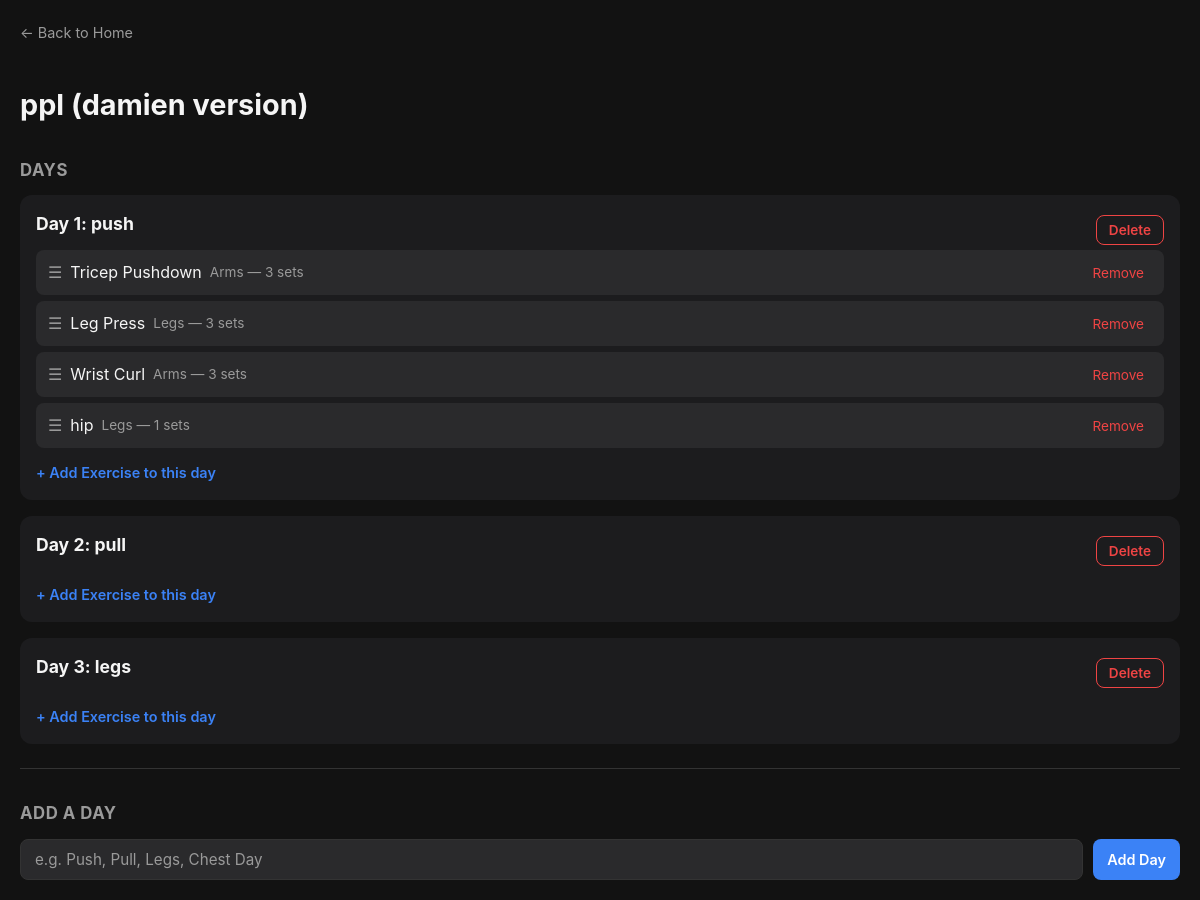
Page /split/1 on the committed database.
### tables this page shows
CREATE TABLE workout_splits (
            id INTEGER PRIMARY KEY AUTOINCREMENT,
            name TEXT NOT NULL
        );

CREATE TABLE split_days (
            id INTEGER PRIMARY KEY AUTOINCREMENT,
            split_id INTEGER NOT NULL,
            day_name TEXT NOT NULL,
            day_order INTEGER NOT NULL,
            FOREIGN KEY (split_id) REFERENCES workout_splits(id)
        );

CREATE TABLE split_exercises (
            id INTEGER PRIMARY KEY AUTOINCREMENT,
            split_day_id INTEGER NOT NULL,
            exercise_id INTEGER NOT NULL,
            sets_count INTEGER NOT NULL DEFAULT 3, exercise_order INTEGER NOT NULL DEFAULT 0,
            FOREIGN KEY (split_day_id) REFERENCES split_days(id),
            FOREIGN KEY (exercise_id) REFERENCES exercises(id)
        );

CREATE TABLE exercises (
            id INTEGER PRIMARY KEY AUTOINCREMENT,
            name TEXT NOT NULL,
            muscle_group TEXT NOT NULL
        );

### app.py (the view)
@app.route("/split/<int:split_id>")
def view_split(split_id):
    conn = get_db()
    cursor = conn.cursor()
    cursor.execute("SELECT * FROM workout_splits WHERE id = ?", (split_id,))
    split = cursor.fetchone()
    cursor.execute(
        "SELECT * FROM split_days WHERE split_id = ? ORDER BY day_order",
        (split_id,)
    )
    days = cursor.fetchall()
    days_with_exercises = []
    for day in days:
        cursor.execute("""
            SELECT exercises.*, split_exercises.sets_count,
                   split_exercises.id as split_exercise_id
            FROM exercises
            JOIN split_exercises ON exercises.id = split_exercises.exercise_id
            WHERE split_exercises.split_day_id = ?
            ORDER BY split_exercises.exercise_order
        """, (day["id"],))
        day_exercises = cursor.fetchall()
        days_with_exercises.append({
            "id": day["id"],
            "day_name": day["day_name"],
            "day_order": day["day_order"],
            "exercises": day_exercises
        })
    conn.close()
    return render_template("view_split.html", split=split, days=days_with_exercises)

### app.py (called while the page is built)
def get_db():
    conn = sqlite3.connect(DB_PATH)
    conn.row_factory = sqlite3.Row
    return conn

### templates/view_split.html (shortened to what this page needs)
<!DOCTYPE html>
<html lang="en">
<head>
    <link rel="stylesheet" href="{{ url_for('static', filename='style.css') }}">
</head>
<body>
    <a class="back-link" href="/">← Back to Home</a>
    <h1>{{ split.name }}</h1>
    <h2>Days</h2>
    {% if days %}
        {% for day in days %}
            <div class="day-card">
                <div style="display:flex; justify-content:space-between; align-items:center;">
                    <h3>Day {{ day.day_order }}: {{ day.day_name }}</h3>
                    <button type="button" class="btn btn-danger btn-sm"
                        onclick="confirmDeleteDay('{{ split.id }}', '{{ day.id }}', '{{ day.day_order }}: {{ day.day_name }}')">
                        Delete
                    </button>
                </div>
                <ul class="exercise-list sortable-list" data-split-id="{{ split.id }}">
                    {% for exercise in day.exercises %}
                        <li class="exercise-item" data-split-exercise-id="{{ exercise.split_exercise_id }}">
                            <div class="exercise-info">
                                <span class="drag-handle">☰</span>
                                <span>{{ exercise.name }}</span>
                                <span class="exercise-meta">{{ exercise.muscle_group }} — {{ exercise.sets_count }} sets</span>
                            </div>
                            <form action="/split/{{ split.id }}/remove-exercise/{{ day.id }}/{{ exercise.split_exercise_id }}" method="POST">
                                <button type="submit" class="btn-remove">Remove</button>
                            </form>
                        </li>
                    {% endfor %}
                </ul>
                <a class="add-exercise-link" href="/split/{{ split.id }}/add-day-exercise/{{ day.id }}">+ Add Exercise to this day</a>
            </div>
        {% endfor %}
    {% else %}
        <p class="empty-state">No days yet. Add your first day below.</p>
    {% endif %}
    <hr>
    <h2>Add a Day</h2>
    <form action="/split/{{ split.id }}/add-day" method="POST" class="form-row">
        <input type="text" name="day_name" class="text-input" placeholder="e.g. Push, Pull, Legs, Chest Day" required>
        <button type="submit" class="btn btn-primary">Add Day</button>
    </form>
</body>
</html>

### static/style.css (style rules this page uses)
:root { --bg-primary: #121212; --bg-secondary: #1c1c1e; --bg-tertiary: #2a2a2c; --text-primary: #f5f5f5; --text-secondary: #9a9a9a; --border-color: #333333; --accent: #3b82f6; --superset-color: #f97316; --danger: #ef4444; --danger-hover: #dc2626; --radius: 12px; }
* { box-sizing: border-box; }
body { background-color: var(--bg-primary); color: var(--text-primary); font-family: -apple-system, BlinkMacSystemFont, "Segoe UI", Roboto, sans-serif; margin: 0; padding: 20px; line-height: 1.5; }
h1 { font-size: 1.8em; font-weight: 700; margin-bottom: 4px; }
h2 { font-size: 1.05em; color: var(--text-secondary); text-transform: uppercase; letter-spacing: 0.5px; margin-top: 32px; margin-bottom: 12px; }
h3 { font-size: 1.1em; margin: 0; }
hr { border: none; border-top: 1px solid var(--border-color); margin: 24px 0; }
a { color: var(--accent); text-decoration: none; }
.btn { display: inline-block; padding: 8px 14px; border-radius: 8px; border: none; font-size: 0.9em; font-weight: 600; cursor: pointer; text-decoration: none; font-family: inherit; }
.btn-primary { background: var(--accent); color: #fff; }
.btn-danger { background: transparent; color: var(--danger); border: 1px solid var(--danger); }
.back-link { display: inline-flex; align-items: center; gap: 6px; color: var(--text-secondary); font-size: 0.9em; margin-bottom: 20px; }
.form-row { display: flex; gap: 10px; margin-top: 12px; flex-wrap: wrap; }
.text-input { background: var(--bg-tertiary); border: 1px solid var(--border-color); color: var(--text-primary); padding: 10px 14px; border-radius: 8px; font-size: 0.95em; font-family: inherit; flex: 1; min-width: 200px; }
.text-input::placeholder { color: var(--text-secondary); }
.day-card { background: var(--bg-secondary); border-radius: var(--radius); padding: 16px; margin-bottom: 16px; }
.day-card h3 { margin-bottom: 12px; }
.exercise-list { list-style: none; padding: 0; margin: 0 0 10px; }
.exercise-item { display: flex; align-items: center; justify-content: space-between; gap: 10px; background: var(--bg-tertiary); border-radius: 8px; padding: 10px 12px; margin-bottom: 6px; cursor: grab; }
.exercise-info { display: flex; align-items: center; gap: 8px; }
.drag-handle { color: var(--text-secondary); cursor: grab; }
.exercise-meta { color: var(--text-secondary); font-size: 0.85em; }
.btn-remove { background: transparent; border: none; color: var(--danger); cursor: pointer; font-size: 0.85em; font-family: inherit; padding: 4px 8px; }
.add-exercise-link { display: inline-block; margin-top: 4px; font-size: 0.9em; color: var(--accent); font-weight: 600; }
.btn-sm { padding: 6px 12px; font-size: 0.85em; }

### rows in the picture
workout_splits: name "ppl (damien version)"
split_days: day_order "1", day_name "push"
split_exercises: name "Tricep Pushdown", muscle_group "Arms", sets_count "3"
split_exercises: name "Leg Press", muscle_group "Legs", sets_count "3"
split_exercises: name "Wrist Curl", muscle_group "Arms", sets_count "3"
split_exercises: name "hip", muscle_group "Legs", sets_count "1"
split_days: day_order "2", day_name "pull"
split_days: day_order "3", day_name "legs"
